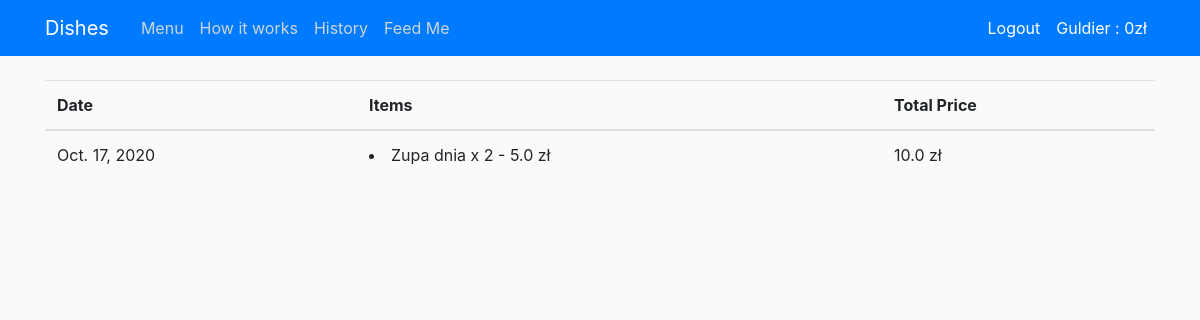
Page /history/ (signed in) on the committed database.
### users/models.py (models this page shows, shortened)
class Profile(models.Model):
    user = models.OneToOneField(User, on_delete=models.CASCADE)
    money = models.FloatField(default=0)

### shop/models.py (models this page shows, shortened)
class Orders(models.Model):
    order_date = models.DateTimeField(auto_now_add=True)
    user = models.ForeignKey(User, on_delete=models.CASCADE)
    composition = models.ForeignKey(Composition, on_delete=models.CASCADE)
    quantity = models.IntegerField()

### shop/views.py (the view)
# urls.py: path('history/',show_history, name='shop-history')
@login_required
def show_history(request):
    dates = Orders.objects.filter(user=request.user).dates('order_date','day')
    orders = Orders.objects.filter(user=request.user)
    history = []
    for d in reversed(dates):
        items = []
        total = 0
        for o in orders:
            if o.order_date.date() == d:
                items.append(f'{o.composition} x {o.quantity} - {o.composition.dish.price + o.composition.addon.price} zł')
                total += (o.composition.dish.price + o.composition.addon.price) * o.quantity
        history.append({'date': d, 'items': items, 'price': total})
    context = {
        'summary': True,
        'money': Profile.objects.get(user=request.user).money,
        'history': history
    }
    return render(request,'shop/history.html',context)

### shop/models.py (called while the page is built)
    def __str__(self):
        return f'{self.name}'

    def __str__(self):
        if self.addon.name == 'empty':
            return f'{self.dish}'
        elif self.addon.addon_type == 'pizza':
            return f'{self.dish} - {self.addon}'
        else:
            return f'{self.dish} + {self.addon}'

### shop/templates/shop/history.html (shortened to what this page needs)
{% extends 'shop/base.html' %}
{% block summary %}
    <div class="container">
       <table class="table">
            <thead>
            <tr>
                <th scope="col">Date</th>
                <th scope="col">Items</th>
                <th scope="col">Total Price</th>
            </tr>
            </thead>
            <tbody>
                {% for h in history %}
                    <tr>
                        <td> {{h.date}}</td>
                        <td>
                            {% for item in h.items %}
                                <li> {{item}} </li>
                            {% endfor %}
                        </td>
                        <td> {{h.price}} zł</td>
                {% endfor %}
            </tbody>
        </table>
    </div>
{% endblock summary %}

### shop/templates/shop/base.html (shortened to what this page needs)
{% load static %}
{% load django_template_maths %}
<!DOCTYPE html>
<html>
<head>
    <link rel="stylesheet" href="https://stackpath.bootstrapcdn.com/bootstrap/4.5.2/css/bootstrap.min.css">
    <link rel="stylesheet" type="text/css" href="{% static 'shop/main.css' %}">
</head>
<body>
    <header class="site-header">
        <nav class="navbar navbar-expand-md navbar-dark bg-primary fixed-top">
            <div class="container">
                <a class="navbar-brand mr-4">Dishes</a>
                <div class="collapse navbar-collapse" id="navbarToggle">
                    <div class="navbar-nav mr-auto">
                        <a class="nav-item nav-link" href="{% url 'shop-home' %}">Menu</a>
                        <a class="nav-item nav-link" href="{% url 'shop-about' %}">How it works</a>
                        {% if user.is_authenticated %}
                            <a class="nav-item nav-link" href="{% url 'shop-history' %}">History</a>
                        {% endif %}
                        {% if user.is_staff %}
                            <a class="nav-item nav-link" href="{% url 'feedme' %}">Feed Me</a>
                        {% endif %}
                    </div>
                     <div class="navbar-nav">
                        {% if user.is_authenticated %}
                            <a class="nav-item nav-link" style="color: #ffffff" href="{% url 'logout' %}">Logout</a>
                            <a class="nav-item nav-link" style="color: #ffffff" href="{% url 'profile' %}">{{ user.username }} : {{money|floatformat}}zł</a>
                        {% else %}
                            <a class="nav-item nav-link" style="color: #ffffff" href="{% url 'login' %}">Login</a>
                            <a class="nav-item nav-link" style="color: #ffffff" href="{% url 'register' %}">Register</a>
                        {% endif %}
                    </div>
                </div>
            </div>
        </nav>
    </header>
   <main role="main" class="container-fluid">
        {% if summary %}
            {% block summary %}
            {% endblock summary %}
        {% endif %}
    </main>
</body>
</html>

### shop/static/shop/main.css (style rules this page uses)
body { background: #fafafa; color: #333333; margin-top: 5rem; }
.site-header .navbar-nav .nav-link { color: #cbd5db; }
.container-fluid { border-radius:20px; }

### rows in the picture
Profile: money "0"
Orders: date "Oct. 17, 2020", h "Zupa dnia x 2 - 5.0 zł", price "10.0"

### other values in the picture
{{ user.username }} "Guldier"
